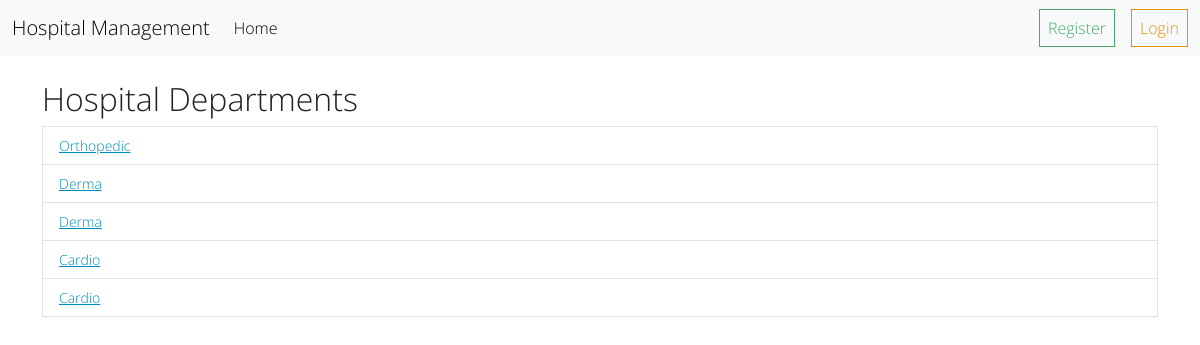
/hospital/departments, run on an earlier commit of the app's database.
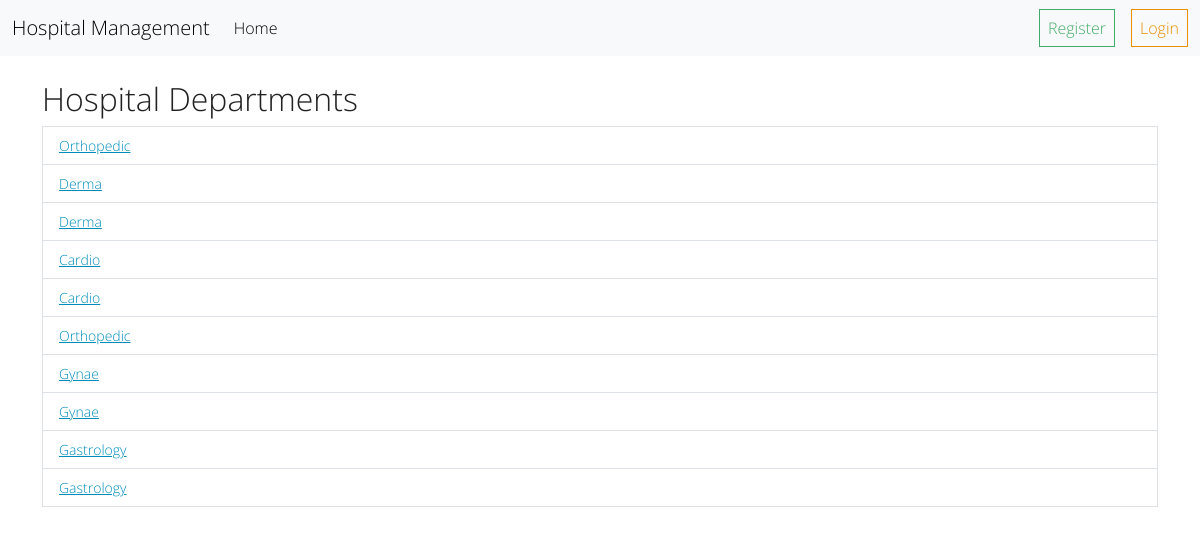
And on a later commit of the database.
### hospital/models.py (models this page shows, shortened)
class Department(models.Model):
    name = models.CharField(max_length=255)
    description = models.TextField(blank=True, null=True)
    hospital = models.ForeignKey('Hospital', on_delete=models.CASCADE)
    created_at = models.DateTimeField(auto_now_add=True)

### hospital/views.py (the view)
# urls.py: path("departments",views.department_list,name="departments"),
def department_list(request):
    departments = Department.objects.all()
    return render(request, "hospital/departments.html", {"departments": departments})

### templates/hospital/departments.html
{% extends "layout.html" %} {% block content %}
<div class="container mt-4">
  <h2>Hospital Departments</h2>
  <ul class="list-group">
    {% for department in departments %}
    <li class="list-group-item">
      <a href="{% url 'department_detail' department.id %}"
        >{{ department.name }}</a
      >
    </li>
    {% empty %}
    <li class="list-group-item">No departments found.</li>
    {% endfor %}
  </ul>
</div>
{% endblock content %}

What changed in the data, as far as the page shows it:
added Department: name "Orthopedic"
added Department: name "Gynae"
added Department: name "Gynae"
added Department: name "Gastrology"
added Department: name "Gastrology"
